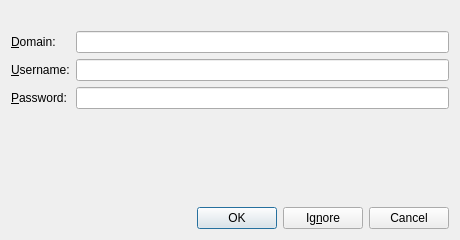
<?xml version="1.0" encoding="UTF-8"?>
<ui version="4.0">
 <class>AdPasswordPrompt</class>
 <widget class="QDialog" name="AdPasswordPrompt">
  <property name="geometry">
   <rect>
    <x>0</x>
    <y>0</y>
    <width>460</width>
    <height>240</height>
   </rect>
  </property>
  <property name="windowTitle">
   <string>Enabling AD authentication</string>
  </property>
  <layout class="QVBoxLayout" name="mainLayout">
   <item>
    <widget class="QLabel" name="labelBlurb">
     <property name="wordWrap">
      <bool>true</bool>
     </property>
    </widget>
   </item>
   <item>
    <layout class="QFormLayout" name="formLayout">
     <item row="0" column="0">
      <widget class="QLabel" name="labelDomain">
       <property name="text">
        <string>&amp;Domain:</string>
       </property>
       <property name="buddy">
        <cstring>textBoxDomain</cstring>
       </property>
      </widget>
     </item>
     <item row="0" column="1">
      <widget class="QLineEdit" name="textBoxDomain"/>
     </item>
     <item row="1" column="0">
      <widget class="QLabel" name="labelUsername">
       <property name="text">
        <string>&amp;Username:</string>
       </property>
       <property name="buddy">
        <cstring>textBoxUsername</cstring>
       </property>
      </widget>
     </item>
     <item row="1" column="1">
      <widget class="QLineEdit" name="textBoxUsername"/>
     </item>
     <item row="2" column="0">
      <widget class="QLabel" name="labelPassword">
       <property name="text">
        <string>&amp;Password:</string>
       </property>
       <property name="buddy">
        <cstring>textBoxPassword</cstring>
       </property>
      </widget>
     </item>
     <item row="2" column="1">
      <widget class="QLineEdit" name="textBoxPassword">
       <property name="echoMode">
        <enum>QLineEdit::Password</enum>
       </property>
      </widget>
     </item>
    </layout>
   </item>
   <item>
    <widget class="QLabel" name="labelAdditionalInfo">
     <property name="wordWrap">
      <bool>true</bool>
     </property>
    </widget>
   </item>
   <item>
    <spacer name="spacer">
     <property name="orientation">
      <enum>Qt::Vertical</enum>
     </property>
     <property name="sizeHint" stdset="0">
      <size>
       <width>20</width>
       <height>10</height>
      </size>
     </property>
    </spacer>
   </item>
   <item>
    <layout class="QHBoxLayout" name="buttonsLayout">
     <item>
      <spacer name="buttonsSpacer">
       <property name="orientation">
        <enum>Qt::Horizontal</enum>
       </property>
       <property name="sizeHint" stdset="0">
        <size>
         <width>20</width>
         <height>10</height>
        </size>
       </property>
      </spacer>
     </item>
     <item>
      <widget class="QPushButton" name="buttonOk">
       <property name="text">
        <string>OK</string>
       </property>
       <property name="default">
        <bool>true</bool>
       </property>
      </widget>
     </item>
     <item>
      <widget class="QPushButton" name="buttonSkip">
       <property name="text">
        <string>Ig&amp;nore</string>
       </property>
      </widget>
     </item>
     <item>
      <widget class="QPushButton" name="buttonCancel">
       <property name="text">
        <string>Cancel</string>
       </property>
      </widget>
     </item>
    </layout>
   </item>
  </layout>
 </widget>
 <resources/>
 <connections/>
</ui>
